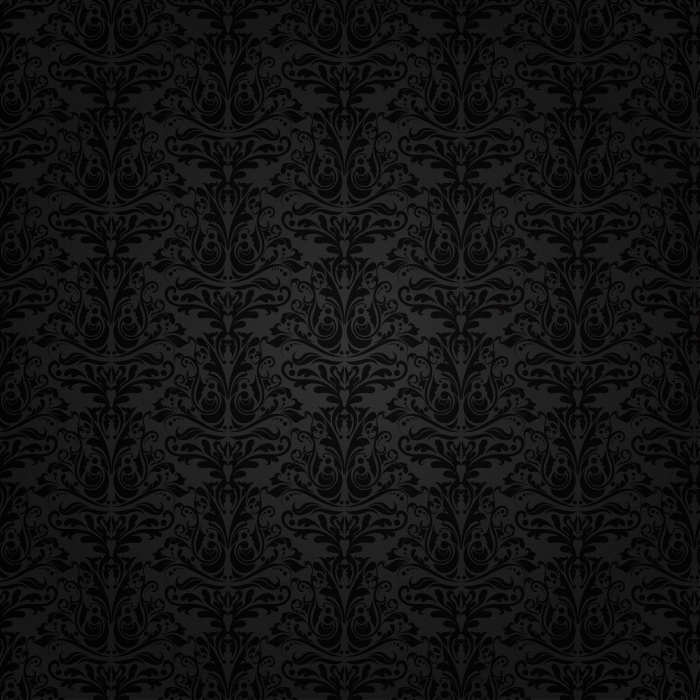
#> input picture กำลังเรียน/3401/code/images_week1/dark2.png, 700 x 700 px, found by its file name
$ jupyter execute enhancement_log_transform.ipynb
#> lines starting #> are read from the running program, lines starting #| are printed output that depends on the picture
# Log Transformation สำหรับการปรับปรุงภาพ

Notebook นี้ใช้สอนแนวคิด **log transformation** ในงานประมวลผลภาพระดับเทา (grayscale image) โดยเน้นโค้ดที่สั้น อ่านง่าย และเชื่อมกับหลักการโดยตรง

**เป้าหมายการเรียนรู้**

- เข้าใจว่าสูตร log transform เปลี่ยนค่าความเข้มของ pixel อย่างไร
- เห็นผลว่าบริเวณมืดถูกขยายรายละเอียด ส่วนบริเวณสว่างถูกบีบช่วงค่า
- คำนวณ log transform ด้วย NumPy ได้อย่างถูกต้อง
- รู้จัก lookup table (LUT) ซึ่งเป็นวิธีที่เร็วเมื่อ mapping มีค่าได้เพียง 0-255

## หลักการของ Log Transformation

ให้ `r` คือค่าความเข้มเดิมของ pixel และ `s` คือค่าหลังแปลง

$$
s = c \log(1 + r)
$$

เหตุผลที่ใช้ `1 + r` คือทำให้ `r = 0` คำนวณได้ เพราะ $\log(1)=0$

สำหรับภาพ 8-bit ค่าความเข้มอยู่ในช่วง 0 ถึง 255 จึงมักเลือกค่าคงที่

$$
c = \frac{255}{\log(1 + r_{\max})}
$$

โดย $r_{\max}$ คือค่าความเข้มสูงสุดในภาพอินพุต วิธีนี้ทำให้ค่าที่สว่างที่สุดในภาพถูกปรับให้ใกล้ 255

**ผลของการแปลง**

- pixel ค่าน้อย เช่นบริเวณมืด จะถูกเพิ่มขึ้นค่อนข้างมาก ทำให้เห็นรายละเอียดมากขึ้น
- pixel ค่าสูง เช่นบริเวณสว่าง จะเพิ่มขึ้นน้อยลง เป็นการบีบช่วงค่าความสว่าง
- ฟังก์ชัน log เป็นฟังก์ชันเพิ่มเสมอ ลำดับความสว่างเดิมจึงยังไม่กลับด้าน

## 1) เตรียมเครื่องมือ

ใช้ `cv2.imread()` สำหรับอ่านภาพ และใช้ `matplotlib` สำหรับแสดงผลใน notebook เพื่อให้รันได้สะดวกใน Jupyter

[cell 1]
import cv2
import numpy as np
import matplotlib.pyplot as plt

IMAGE_PATH = "./images/dark2.png"

## 2) อ่านภาพระดับเทา

การทำ log transform ในตัวอย่างนี้ใช้ภาพ grayscale เพื่อให้เห็น mapping ระหว่างค่า pixel เดิมและค่า pixel ใหม่ได้ชัดเจน

[cell 2]
img = cv2.imread(IMAGE_PATH, cv2.IMREAD_GRAYSCALE)
#> img: shape (700, 700); min 2, max 50, mean 17.9

if img is None:
    raise FileNotFoundError(f"Cannot read image: {IMAGE_PATH}")

print(f"shape   : {img.shape}")
#| shape   : (700, 700)
print(f"dtype   : {img.dtype}")
#| dtype   : uint8
print(f"min/max : {img.min()} / {img.max()}")
#| min/max : 2 / 50

## 3) คำนวณ Log Transform

ขั้นตอนสำคัญมี 3 ส่วน

1. แปลงภาพเป็น `float32` ก่อนคำนวณ เพื่อหลีกเลี่ยงปัญหาการปัดเศษของจำนวนเต็ม
2. คำนวณ $c$ จากค่าสูงสุดของภาพ
3. จำกัดช่วงผลลัพธ์ให้อยู่ระหว่าง 0-255 แล้วแปลงกลับเป็น `uint8`

[cell 3]
img_float = img.astype(np.float32)
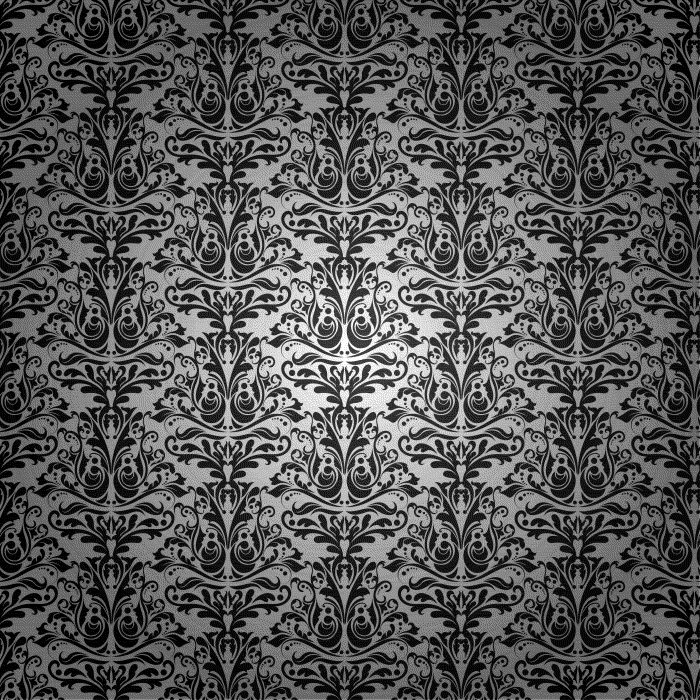
#> img_float: shape (700, 700) float32; min 2, max 50, mean 17.9; drawn with min black and max white

c = 255.0 / np.log1p(img_float.max())
#> c = 64.86
log_img = c * np.log1p(img_float)
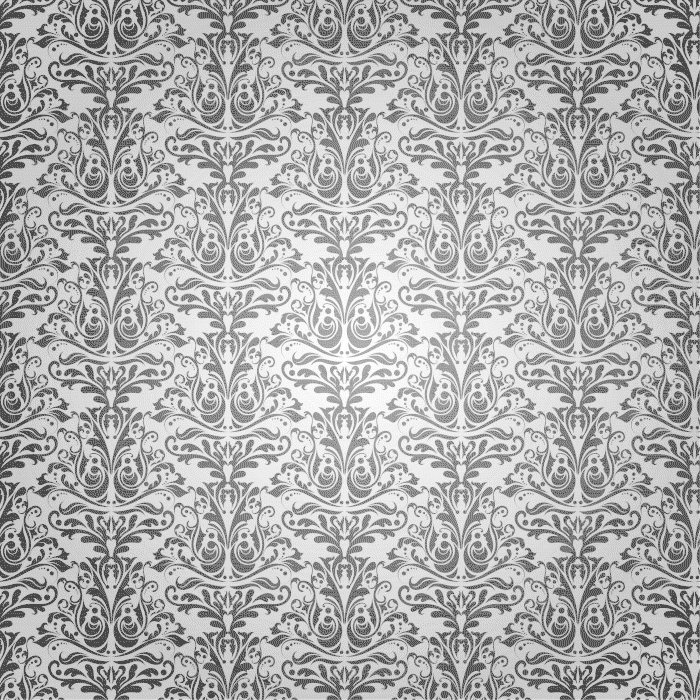
#> log_img: shape (700, 700) float32; min 71.25, max 255, mean 174.1
log_img = np.clip(log_img, 0, 255).astype(np.uint8)

print(f"c = {c:.2f}")
#| c = 64.86

## 4) ทดลองปรับภาพ

ภาพที่มืดมักเห็นผลชัด เพราะ log transform ช่วยขยายรายละเอียดในช่วงค่าความเข้มต่ำ

[cell 4]
plt.figure(figsize=(10, 4))

plt.subplot(1, 2, 1)
plt.imshow(img, cmap="gray", vmin=0, vmax=255)
plt.title("Original")
plt.axis("off")

plt.subplot(1, 2, 2)
plt.imshow(log_img, cmap="gray", vmin=0, vmax=255)
plt.title("Log transform")
plt.axis("off")

plt.show()
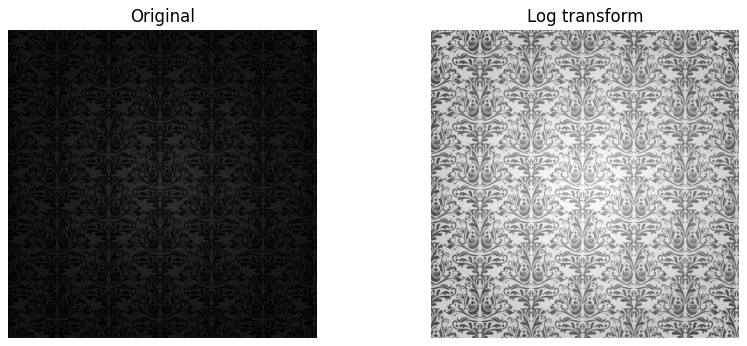
#> figure drawn by matplotlib, 2 panels

## 5) ดูกราฟการแปลงค่า Pixel

กราฟนี้ช่วยให้เห็นว่า input ที่มีค่าน้อยถูกยกขึ้นเร็ว ส่วน input ที่มีค่ามากเริ่มเพิ่มช้าลง

[cell 5]
r = np.arange(256, dtype=np.float32)
s = 255.0 * np.log1p(r) / np.log1p(255.0)

plt.plot(r, r, "--", label="no transform")
plt.plot(r, s, label="log transform")
plt.xlabel("input intensity (r)")
plt.ylabel("output intensity (s)")
plt.xlim(0, 255)
plt.ylim(0, 255)
plt.grid(True, alpha=0.3)
plt.legend()
plt.show()
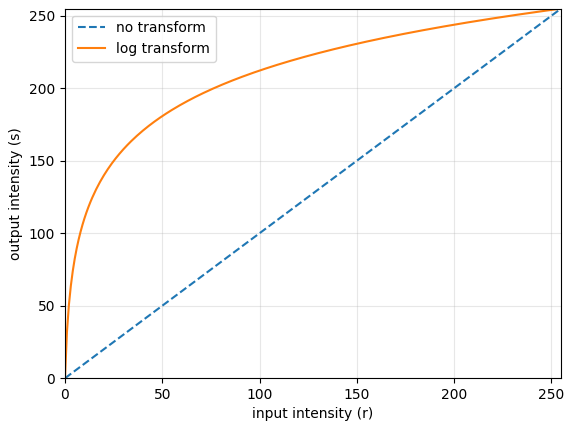
#> figure drawn by matplotlib, 1 panel; curve peaks at x = 255, y = 255; curve peaks at x = 255, y = 255

## 6) เปรียบเทียบ Histogram ก่อนและหลัง

Histogram แสดงการกระจายของค่าความเข้มในภาพ หลังแปลงด้วย log ค่าในบริเวณมืดจะถูกกระจายไปยังช่วงที่สว่างขึ้น

[cell 6]
plt.figure(figsize=(10, 3))

plt.subplot(1, 2, 1)
plt.hist(img.ravel(), bins=256, range=(0, 255), color="gray")
plt.title("Original histogram")
plt.xlim(0, 255)

plt.subplot(1, 2, 2)
plt.hist(log_img.ravel(), bins=256, range=(0, 255), color="gray")
plt.title("Log-transform histogram")
plt.xlim(0, 255)

plt.tight_layout()
plt.show()
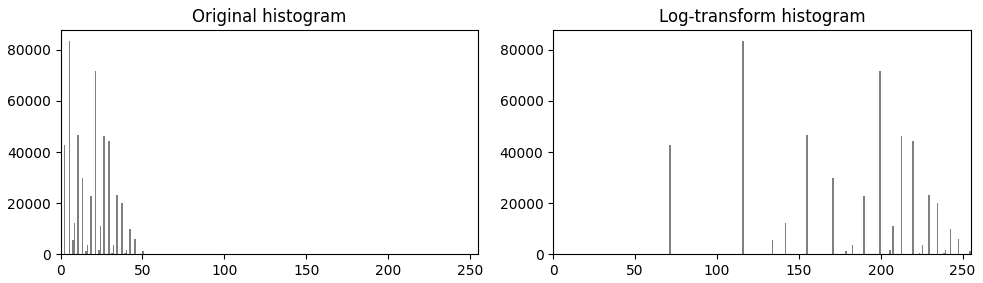
#> figure drawn by matplotlib, 2 panels; panel 1: tallest bar 83427 high, from x = 4.98 to 5.98; panel 2: tallest bar 83427 high, from x = 115.5 to 116.5

## 7) วิธีเสริม: Lookup Table (LUT)

สำหรับภาพ 8-bit ค่า pixel มีได้เพียง 256 ค่า คือ 0 ถึง 255 เราจึงคำนวณผลลัพธ์ของแต่ละค่าไว้ล่วงหน้าในตาราง แล้วใช้ `cv2.LUT()` map ทั้งภาพได้รวดเร็ว

แนวคิดนี้ให้ผลเหมือนสูตรเดิม แต่เหมาะเมื่อต้องประมวลผลหลายภาพหรือภาพขนาดใหญ่

[cell 7]
lookup = c * np.log1p(np.arange(256, dtype=np.float32))
#> lookup = 256 values from 0 to 359.6
lookup = np.clip(lookup, 0, 255).astype(np.uint8)
#> lookup = 256 values from 0 to 255

log_img_lut = cv2.LUT(img, lookup)

print("Direct method equals LUT:", np.array_equal(log_img, log_img_lut))
#| Direct method equals LUT: True

plt.figure(figsize=(10, 4))

plt.subplot(1, 2, 1)
plt.imshow(log_img, cmap="gray", vmin=0, vmax=255)
plt.title("Direct formula")
plt.axis("off")

plt.subplot(1, 2, 2)
plt.imshow(log_img_lut, cmap="gray", vmin=0, vmax=255)
plt.title("Lookup table")
plt.axis("off")

plt.show()
